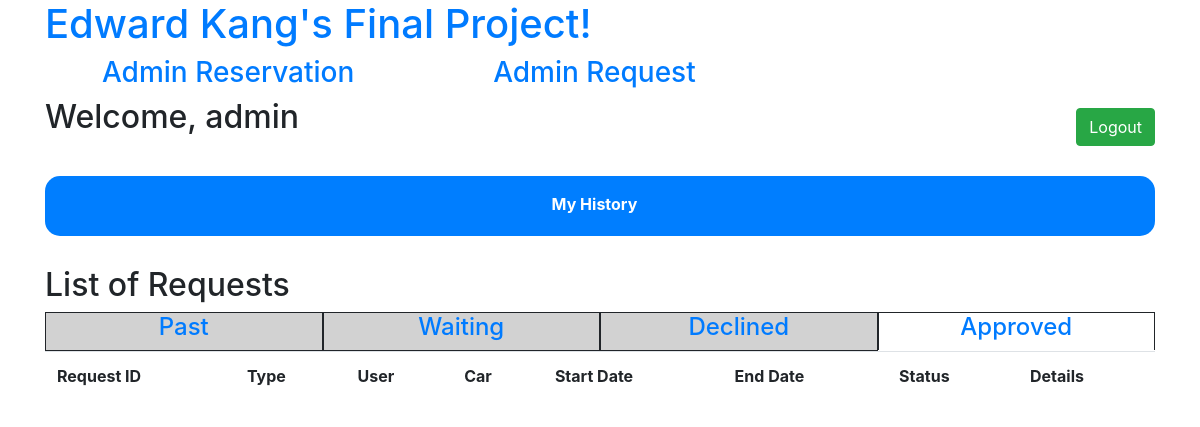
Page /adminpage/request/current/waiting (signed in) on the earlier database version.
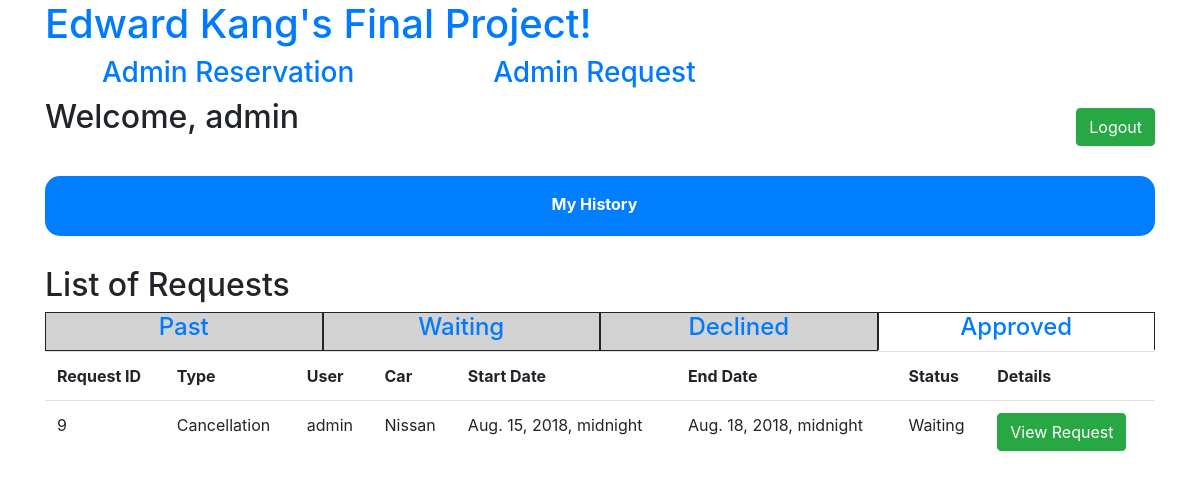
Same page on the later database version.
### rents/models.py (models this page shows, shortened)
class Request(models.Model):
    request_reservation = models.ForeignKey(Reservation, on_delete=models.CASCADE)
    request_reserved_date = models.ForeignKey(ReservedDate, on_delete=models.CASCADE)
    request_start_date = models.DateTimeField(blank=True, null=True)
    request_end_date = models.DateTimeField(blank=True, null=True)
    request_drop_off = models.ForeignKey(Location, on_delete=models.CASCADE)
    request_status = models.CharField(max_length=64)
    request_approval = models.CharField(max_length=64)

class Reservation(models.Model):
    reservation_user = models.ForeignKey(settings.AUTH_USER_MODEL, on_delete=models.CASCADE)
    reservation_car = models.ForeignKey(Car, on_delete=models.CASCADE)
    reservation_start_date = models.DateTimeField()
    reservation_end_date = models.DateTimeField()
    reservation_drop_off = models.ForeignKey(Location, on_delete=models.CASCADE)
    reservation_protection = models.CharField(max_length=64)
    reservation_total_price = models.FloatField()
    reservation_status = models.CharField(max_length=64)
    reservation_request = models.CharField(max_length=64)

class Car(models.Model):
    car_brand = models.CharField(max_length=64)
    car_name = models.CharField(max_length=64)
    car_type = models.CharField(max_length=64)
    car_price = models.FloatField()
    car_size = models.IntegerField()
    car_detail = models.CharField(max_length=64)
    car_status = models.CharField(max_length=64)
    car_location = models.ForeignKey(Location, on_delete=models.CASCADE)

### rents/views.py (the view)
# urls.py: path("adminpage/request/<str:time>/<str:status>", views.adminRequestView, name="admin_request"),
@user_passes_test(lambda user: user.is_superuser)
def adminRequestView(request, time, status):
    if not request.user.is_authenticated:
        return render(request, 'rents/login.html', {'message': 'Please login first.'})
    current_time = datetime.now()
    if time == 'past':
        request_list = Request.objects.filter(request_reservation__reservation_end_date__lt=current_time).all()
        search_status = 'past'
    elif time == 'current':
        if status == 'waiting':
            request_list = Request.objects.filter(Q(request_reservation__reservation_end_date__gt=current_time)&Q(request_approval='Waiting')).all()
            search_status = 'currentwait'
        elif status == 'declined':
            request_list = Request.objects.filter(Q(request_reservation__reservation_end_date__gt=current_time)&Q(request_approval='Declined')).all()
            search_status = 'currentdeclined'
        elif status == 'approved':
            request_list = Request.objects.filter(Q(request_reservation__reservation_end_date__gt=current_time)&Q(request_approval='Approved')).all()
            search_status = 'currentapproved'
    context = {
        'requestlists' : request_list,
        'searchstatus' : search_status
    }
    return render(request, 'rents/admin_request.html', context)

### rents/templates/rents/admin_request.html (shortened to what this page needs)
{% extends "rents/menu.html" %}
{% block body %}
<div id="body_content" class="form-group">
    <div>
        <h2>List of Requests</h2>
        <div class="body_table">
            <div class="body_table_content">
                <div id="past_request">
                    <h4><a href="/adminpage/request/past/all">Past</a></h4>
                </div>
                <div id="waiting_request">
                    <h4><a href="/adminpage/request/current/waiting">Waiting</a></h4>
                </div>
                <div id="declined_request">
                    <h4><a href="/adminpage/request/current/declined">Declined</a></h4>
                </div>
                <div id="approved_request">
                    <h4><a href="/adminpage/request/current/approved">Approved</a></h4>
                </div>
                <div>
                    <table class="table">
                        <tr>
                            <th>Request ID</th>
                            <th>Type</th>
                            <th>User</th>
                            <th>Car</th>
                            <th>Start Date</th>
                            <th>End Date</th>
                            <th>Status</th>
                            <th>Details</th>
                        </tr>
                        {% for requestlist in requestlists %}
                        <tr>
                            <td>{{ requestlist.id }}</td>
                            <td>{{ requestlist.request_status }}</td>
                            <td>{{ requestlist.request_reservation.reservation_user.username }}</td>
                            <td>{{ requestlist.request_reservation.reservation_car.car_brand }} {{ reservationlist.reservation_car.car_name }}</td>
                            <td>{{ requestlist.request_reservation.reservation_start_date }}</td>
                            <td>{{ requestlist.request_reservation.reservation_end_date }}</td>
                            <td>{{ requestlist.request_reservation.reservation_status }}</td>
                            <td><input class="btn btn-success" type="button" value="View Request" onclick="viewAdminRequest(`{{ requestlist.id }}`)" /></td>
                        </tr>
                        {% endfor %}
                    </table>
                </div>
            </div>
        </div>
    </div>
</div>
{% endblock %}

Differences in the rows shown:
added Request: id "9", request_status "Cancellation", request_reservation.reservation_user.username "admin", request_reservation.reservation_car.car_brand "Nissan", request_reservation.reservation_start_date "Aug. 15, 2018, midnight", request_reservation.reservation_end_date "Aug. 18, 2018, midnight", request_reservation.reservation_status "Waiting"
